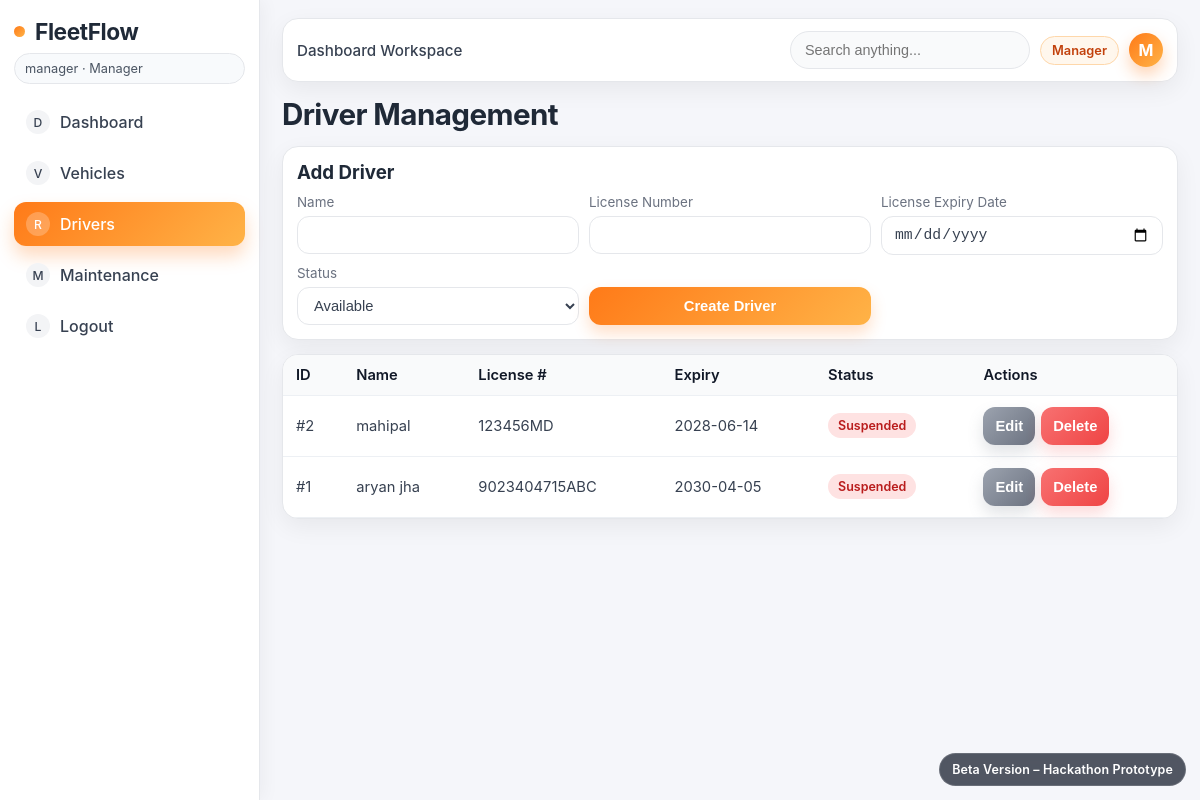
/drivers (signed in), run on an earlier commit of the app's database.
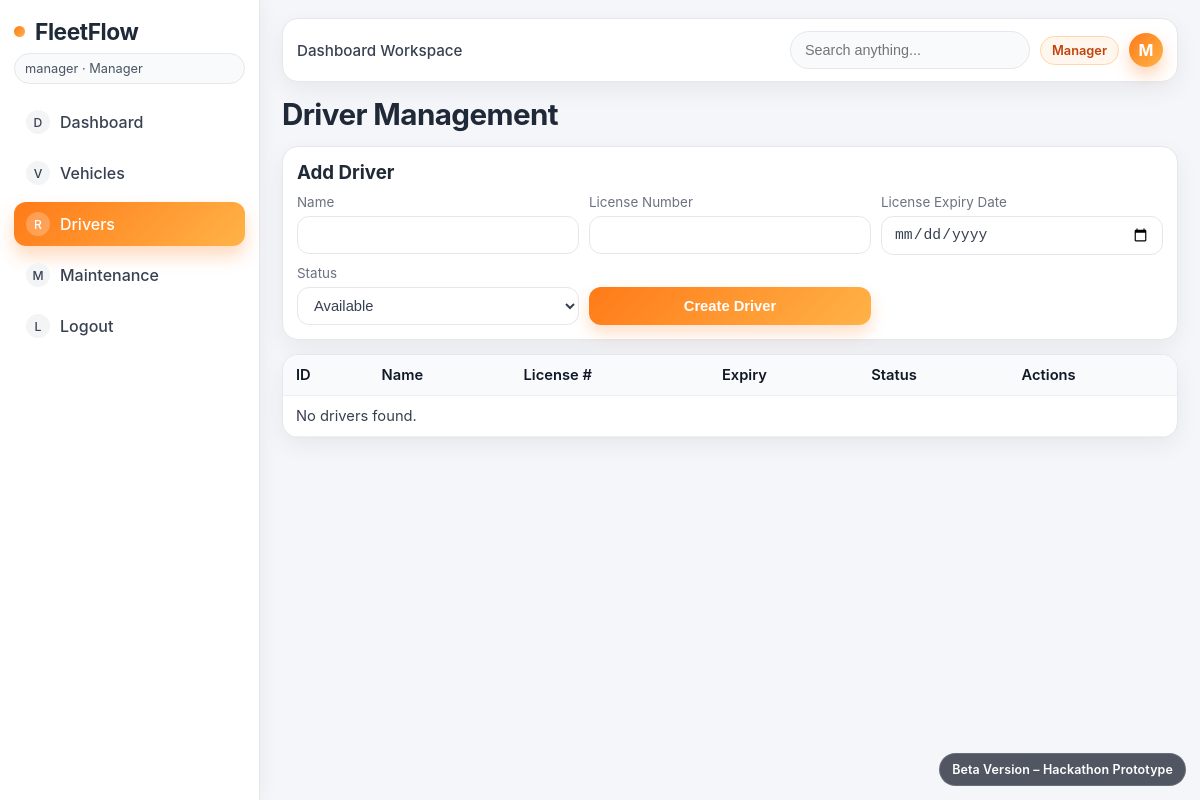
And on a later commit of the database.
### tables this page shows
CREATE TABLE drivers (
    id INTEGER PRIMARY KEY AUTOINCREMENT,
    name TEXT NOT NULL,
    license_number TEXT NOT NULL UNIQUE,
    license_expiry_date TEXT NOT NULL,
    status TEXT NOT NULL CHECK (status IN ('Available', 'On Trip', 'Suspended')),
    safety_score INTEGER NOT NULL DEFAULT 75 CHECK (safety_score >= 0 AND safety_score <= 100)
);

### app.py (the view, shortened to what this page needs)
@app.route("/drivers", methods=["GET", "POST"])
@roles_required("Manager", "Dispatcher", "Safety Officer", "Financial Analyst")
def drivers():
    with get_db_connection() as conn:
        if session.get("role") == "Dispatcher":
            rows = conn.execute(
                """
                SELECT *
                FROM drivers
                WHERE status = 'Available' AND date(license_expiry_date) >= date('now')
                ORDER BY id DESC
                """
            ).fetchall()
        else:
            rows = conn.execute("SELECT * FROM drivers ORDER BY id DESC").fetchall()
    return render_template("drivers.html", drivers=rows)

### app.py (called while the page is built)
def get_db_connection():
    conn = sqlite3.connect(DATABASE)
    conn.row_factory = sqlite3.Row
    conn.execute("PRAGMA foreign_keys = ON")
    return conn

def roles_required(*allowed_roles):
    def decorator(view_func):
        @wraps(view_func)
        def wrapped(*args, **kwargs):
            if "user_id" not in session:
                return redirect(url_for("login"))
            if session.get("role") not in allowed_roles:
                flash("You do not have permission to access this action.", "error")
                return redirect(url_for(get_role_home_endpoint(session.get("role"))))
            return view_func(*args, **kwargs)
        return wrapped
    return decorator

@app.before_request
def load_current_user():
    g.user = None
    user_id = session.get("user_id")
    if not user_id:
        return
    with get_db_connection() as conn:
        g.user = conn.execute("SELECT * FROM users WHERE id = ?", (user_id,)).fetchone()

### templates/drivers.html (shortened to what this page needs)
{% extends "base.html" %}
{% block content %}
<div class="topbar">
    <h1>Driver Management</h1>
</div>
{% if session.get('role') == 'Manager' %}
<div class="form-card">
    <h3>Add Driver</h3>
    <form method="post" class="form-grid mt-10">
        <div class="input-group">
            <label>Name</label>
            <input type="text" name="name" required>
        </div>
        <div class="input-group">
            <label>License Number</label>
            <input type="text" name="license_number" required>
        </div>
        <div class="input-group">
            <label>License Expiry Date</label>
            <input type="date" name="license_expiry_date" required>
        </div>
        <div class="input-group">
            <label>Status</label>
            <select name="status" required>
                <option>Available</option>
            </select>
        </div>
        <div class="input-group justify-end">
            <label>&nbsp;</label>
            <button type="submit">Create Driver</button>
        </div>
    </form>
</div>
{% endif %}
<div class="table-wrap">
    <table>
        <thead>
        <tr>
            <th>ID</th>
            <th>Name</th>
            <th>License #</th>
            <th>Expiry</th>
            <th>Status</th>
            {% if session.get('role') == 'Manager' %}<th>Actions</th>{% endif %}
        </tr>
        </thead>
        <tbody>
        {% for driver in drivers %}
            <tr>
                <td>#{{ driver.id }}</td>
                <td>{{ driver.name }}</td>
                <td>{{ driver.license_number }}</td>
                <td>{{ driver.license_expiry_date }}</td>
                <td><span class="badge status-{{ driver.status|lower|replace(' ', '-') }}">{{ driver.status }}</span></td>
                {% if session.get('role') == 'Manager' %}
                <td>
                    <div class="inline-actions">
                        <a href="{{ url_for('edit_driver', driver_id=driver.id) }}"><button type="button" class="secondary">Edit</button></a>
                        <form method="post" action="{{ url_for('delete_driver', driver_id=driver.id) }}" class="confirm-delete">
                            <button class="danger" type="submit">Delete</button>
                        </form>
                    </div>
                </td>
                {% endif %}
            </tr>
        {% else %}
            <tr><td colspan="6">No drivers found.</td></tr>
        {% endfor %}
        </tbody>
    </table>
</div>
{% endblock %}

What changed in the data, as far as the page shows it:
removed drivers: id "2", name "mahipal", license_number "123456MD", license_expiry_date "2028-06-14", status "Suspended"
removed drivers: id "1", name "aryan jha", license_number "9023404715ABC", license_expiry_date "2030-04-05", status "Suspended"
Also different on the page:
text now shown: "No drivers found."
